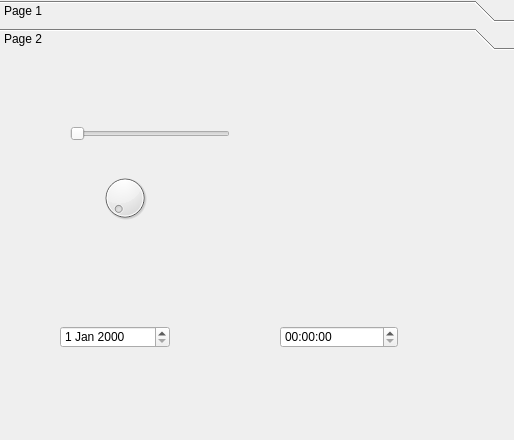
<?xml version="1.0" encoding="UTF-8"?>
<ui version="4.0">
 <class>ToolBox</class>
 <widget class="QToolBox" name="ToolBox">
  <property name="geometry">
   <rect>
    <x>0</x>
    <y>0</y>
    <width>514</width>
    <height>440</height>
   </rect>
  </property>
  <property name="windowTitle">
   <string>ToolBox</string>
  </property>
  <property name="currentIndex">
   <number>1</number>
  </property>
  <widget class="QWidget" name="page">
   <property name="geometry">
    <rect>
     <x>0</x>
     <y>0</y>
     <width>514</width>
     <height>386</height>
    </rect>
   </property>
   <attribute name="label">
    <string>Page 1</string>
   </attribute>
   <widget class="QTreeView" name="treeView">
    <property name="geometry">
     <rect>
      <x>10</x>
      <y>0</y>
      <width>256</width>
      <height>192</height>
     </rect>
    </property>
   </widget>
  </widget>
  <widget class="QWidget" name="page">
   <property name="geometry">
    <rect>
     <x>0</x>
     <y>0</y>
     <width>514</width>
     <height>386</height>
    </rect>
   </property>
   <attribute name="label">
    <string>Page 2</string>
   </attribute>
   <widget class="QSlider" name="horizontalSlider">
    <property name="geometry">
     <rect>
      <x>70</x>
      <y>70</y>
      <width>160</width>
      <height>16</height>
     </rect>
    </property>
    <property name="orientation">
     <enum>Qt::Horizontal</enum>
    </property>
   </widget>
   <widget class="QDial" name="dial">
    <property name="geometry">
     <rect>
      <x>100</x>
      <y>110</y>
      <width>50</width>
      <height>64</height>
     </rect>
    </property>
   </widget>
   <widget class="QDateEdit" name="dateEdit">
    <property name="geometry">
     <rect>
      <x>60</x>
      <y>270</y>
      <width>110</width>
      <height>22</height>
     </rect>
    </property>
   </widget>
   <widget class="QTimeEdit" name="timeEdit">
    <property name="geometry">
     <rect>
      <x>280</x>
      <y>270</y>
      <width>118</width>
      <height>22</height>
     </rect>
    </property>
   </widget>
  </widget>
 </widget>
 <resources/>
 <connections/>
</ui>
